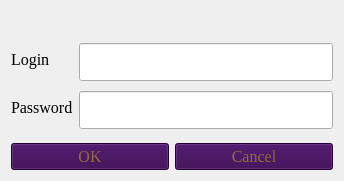
<?xml version="1.0" encoding="UTF-8"?>
<ui version="4.0">
 <class>LoginWindow</class>
 <widget class="QWidget" name="LoginWindow">
  <property name="geometry">
   <rect>
    <x>0</x>
    <y>0</y>
    <width>344</width>
    <height>181</height>
   </rect>
  </property>
  <property name="font">
   <font>
    <pointsize>10</pointsize>
    <bold>true</bold>
   </font>
  </property>
  <property name="windowTitle">
   <string>Login Form</string>
  </property>
  <layout class="QVBoxLayout" name="verticalLayout">
   <item>
    <widget class="QLabel" name="loginResultLabel">
     <property name="font">
      <font>
       <family>Times New Roman</family>
       <pointsize>12</pointsize>
       <bold>false</bold>
      </font>
     </property>
     <property name="text">
      <string/>
     </property>
     <property name="alignment">
      <set>Qt::AlignCenter</set>
     </property>
    </widget>
   </item>
   <item>
    <layout class="QFormLayout" name="formLayout">
     <property name="fieldGrowthPolicy">
      <enum>QFormLayout::AllNonFixedFieldsGrow</enum>
     </property>
     <property name="rowWrapPolicy">
      <enum>QFormLayout::DontWrapRows</enum>
     </property>
     <property name="verticalSpacing">
      <number>10</number>
     </property>
     <property name="topMargin">
      <number>8</number>
     </property>
     <property name="bottomMargin">
      <number>8</number>
     </property>
     <item row="0" column="0">
      <widget class="QLabel" name="label">
       <property name="font">
        <font>
         <family>Times New Roman</family>
         <pointsize>12</pointsize>
         <bold>false</bold>
        </font>
       </property>
       <property name="text">
        <string>Login</string>
       </property>
      </widget>
     </item>
     <item row="0" column="1">
      <widget class="QLineEdit" name="loginEdit">
       <property name="sizePolicy">
        <sizepolicy hsizetype="Expanding" vsizetype="MinimumExpanding">
         <horstretch>0</horstretch>
         <verstretch>0</verstretch>
        </sizepolicy>
       </property>
       <property name="minimumSize">
        <size>
         <width>0</width>
         <height>0</height>
        </size>
       </property>
       <property name="baseSize">
        <size>
         <width>0</width>
         <height>0</height>
        </size>
       </property>
       <property name="font">
        <font>
         <family>Times New Roman</family>
         <pointsize>12</pointsize>
         <bold>false</bold>
        </font>
       </property>
      </widget>
     </item>
     <item row="1" column="0">
      <widget class="QLabel" name="label_2">
       <property name="font">
        <font>
         <family>Times New Roman</family>
         <pointsize>12</pointsize>
         <bold>false</bold>
        </font>
       </property>
       <property name="text">
        <string>Password</string>
       </property>
      </widget>
     </item>
     <item row="1" column="1">
      <widget class="QLineEdit" name="passwordEdit">
       <property name="sizePolicy">
        <sizepolicy hsizetype="Expanding" vsizetype="MinimumExpanding">
         <horstretch>0</horstretch>
         <verstretch>0</verstretch>
        </sizepolicy>
       </property>
       <property name="font">
        <font>
         <family>Times New Roman</family>
         <pointsize>12</pointsize>
         <bold>false</bold>
        </font>
       </property>
       <property name="echoMode">
        <enum>QLineEdit::Password</enum>
       </property>
      </widget>
     </item>
    </layout>
   </item>
   <item>
    <layout class="QHBoxLayout" name="horizontalLayout">
     <item>
      <widget class="QPushButton" name="okButton">
       <property name="font">
        <font>
         <family>Times New Roman</family>
         <pointsize>12</pointsize>
         <bold>false</bold>
        </font>
       </property>
       <property name="styleSheet">
        <string notr="true">background-color: rgb(51, 0, 76);
color: qconicalgradient(cx:0, cy:0, angle:135, stop:0 rgba(255, 255, 0, 69), stop:0.375 rgba(255, 255, 0, 69), stop:0.423533 rgba(251, 255, 0, 145), stop:0.45 rgba(247, 255, 0, 208), stop:0.477581 rgba(255, 244, 71, 130), stop:0.518717 rgba(255, 218, 71, 130), stop:0.55 rgba(255, 255, 0, 255), stop:0.57754 rgba(255, 203, 0, 130), stop:0.625 rgba(255, 255, 0, 69), stop:1 rgba(255, 255, 0, 69));</string>
       </property>
       <property name="text">
        <string>OK</string>
       </property>
      </widget>
     </item>
     <item>
      <widget class="QPushButton" name="cancelButton">
       <property name="font">
        <font>
         <family>Times New Roman</family>
         <pointsize>12</pointsize>
         <bold>false</bold>
        </font>
       </property>
       <property name="styleSheet">
        <string notr="true">background-color: rgb(51, 0, 76);
color: qconicalgradient(cx:0, cy:0, angle:135, stop:0 rgba(255, 255, 0, 69), stop:0.375 rgba(255, 255, 0, 69), stop:0.423533 rgba(251, 255, 0, 145), stop:0.45 rgba(247, 255, 0, 208), stop:0.477581 rgba(255, 244, 71, 130), stop:0.518717 rgba(255, 218, 71, 130), stop:0.55 rgba(255, 255, 0, 255), stop:0.57754 rgba(255, 203, 0, 130), stop:0.625 rgba(255, 255, 0, 69), stop:1 rgba(255, 255, 0, 69));</string>
       </property>
       <property name="text">
        <string>Cancel</string>
       </property>
      </widget>
     </item>
    </layout>
   </item>
  </layout>
 </widget>
 <resources/>
 <connections/>
</ui>
